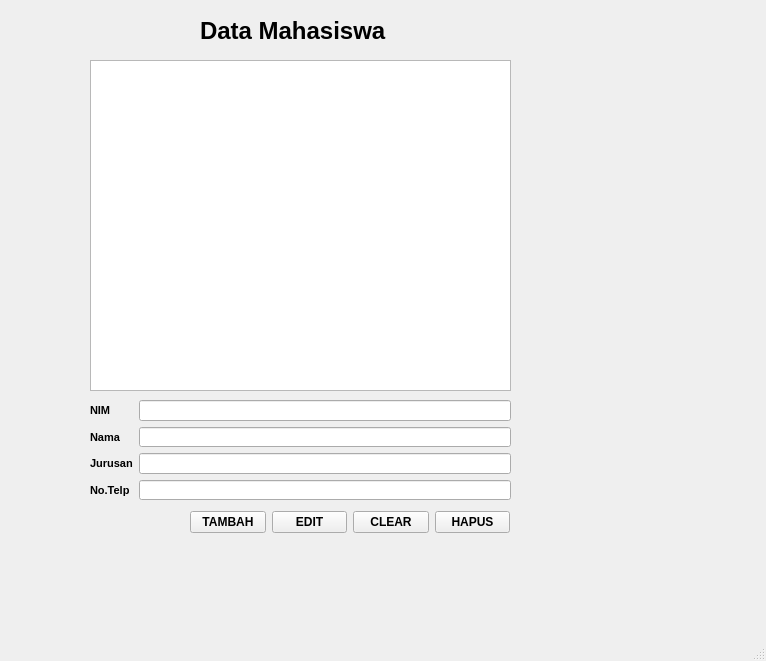
<?xml version="1.0" encoding="UTF-8"?>
<ui version="4.0">
 <class>MainWindow</class>
 <widget class="QMainWindow" name="MainWindow">
  <property name="geometry">
   <rect>
    <x>0</x>
    <y>0</y>
    <width>766</width>
    <height>661</height>
   </rect>
  </property>
  <property name="windowTitle">
   <string>MainWindow</string>
  </property>
  <widget class="QWidget" name="centralwidget">
   <widget class="QLabel" name="label">
    <property name="geometry">
     <rect>
      <x>200</x>
      <y>10</y>
      <width>201</width>
      <height>41</height>
     </rect>
    </property>
    <property name="font">
     <font>
      <pointsize>18</pointsize>
      <weight>75</weight>
      <bold>true</bold>
     </font>
    </property>
    <property name="text">
     <string>Data Mahasiswa</string>
    </property>
   </widget>
   <widget class="QTextEdit" name="textEdit">
    <property name="geometry">
     <rect>
      <x>90</x>
      <y>60</y>
      <width>421</width>
      <height>331</height>
     </rect>
    </property>
   </widget>
   <widget class="QWidget" name="">
    <property name="geometry">
     <rect>
      <x>90</x>
      <y>400</y>
      <width>421</width>
      <height>100</height>
     </rect>
    </property>
    <layout class="QGridLayout" name="gridLayout">
     <item row="0" column="0">
      <widget class="QLabel" name="label_2">
       <property name="font">
        <font>
         <pointsize>8</pointsize>
         <weight>75</weight>
         <bold>true</bold>
        </font>
       </property>
       <property name="text">
        <string>NIM</string>
       </property>
      </widget>
     </item>
     <item row="0" column="1">
      <widget class="QLineEdit" name="lineEdit"/>
     </item>
     <item row="1" column="0">
      <widget class="QLabel" name="label_3">
       <property name="font">
        <font>
         <pointsize>8</pointsize>
         <weight>75</weight>
         <bold>true</bold>
        </font>
       </property>
       <property name="text">
        <string>Nama</string>
       </property>
      </widget>
     </item>
     <item row="1" column="1">
      <widget class="QLineEdit" name="lineEdit_2"/>
     </item>
     <item row="2" column="0">
      <widget class="QLabel" name="label_4">
       <property name="font">
        <font>
         <pointsize>8</pointsize>
         <weight>75</weight>
         <bold>true</bold>
        </font>
       </property>
       <property name="text">
        <string>Jurusan</string>
       </property>
      </widget>
     </item>
     <item row="2" column="1">
      <widget class="QLineEdit" name="lineEdit_3"/>
     </item>
     <item row="3" column="0">
      <widget class="QLabel" name="label_5">
       <property name="font">
        <font>
         <pointsize>8</pointsize>
         <weight>75</weight>
         <bold>true</bold>
        </font>
       </property>
       <property name="text">
        <string>No.Telp</string>
       </property>
      </widget>
     </item>
     <item row="3" column="1">
      <widget class="QLineEdit" name="lineEdit_4"/>
     </item>
    </layout>
   </widget>
   <widget class="QWidget" name="">
    <property name="geometry">
     <rect>
      <x>190</x>
      <y>510</y>
      <width>320</width>
      <height>25</height>
     </rect>
    </property>
    <layout class="QHBoxLayout" name="horizontalLayout">
     <item>
      <widget class="QPushButton" name="pushButton">
       <property name="font">
        <font>
         <weight>75</weight>
         <bold>true</bold>
        </font>
       </property>
       <property name="text">
        <string>TAMBAH</string>
       </property>
      </widget>
     </item>
     <item>
      <widget class="QPushButton" name="pushButton_2">
       <property name="font">
        <font>
         <weight>75</weight>
         <bold>true</bold>
        </font>
       </property>
       <property name="text">
        <string>EDIT</string>
       </property>
      </widget>
     </item>
     <item>
      <widget class="QPushButton" name="pushButton_3">
       <property name="font">
        <font>
         <weight>75</weight>
         <bold>true</bold>
        </font>
       </property>
       <property name="text">
        <string>CLEAR</string>
       </property>
      </widget>
     </item>
     <item>
      <widget class="QPushButton" name="pushButton_4">
       <property name="font">
        <font>
         <weight>75</weight>
         <bold>true</bold>
        </font>
       </property>
       <property name="text">
        <string>HAPUS</string>
       </property>
      </widget>
     </item>
    </layout>
   </widget>
  </widget>
  <widget class="QMenuBar" name="menubar">
   <property name="geometry">
    <rect>
     <x>0</x>
     <y>0</y>
     <width>766</width>
     <height>21</height>
    </rect>
   </property>
  </widget>
  <widget class="QStatusBar" name="statusbar"/>
 </widget>
 <resources/>
 <connections/>
</ui>
